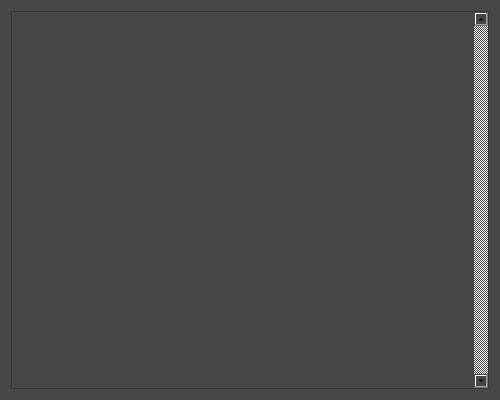
<?xml version="1.0" encoding="UTF-8"?>
<ui version="4.0">
 <class>Dialog</class>
 <widget class="QDialog" name="Dialog">
  <property name="geometry">
   <rect>
    <x>0</x>
    <y>0</y>
    <width>500</width>
    <height>400</height>
   </rect>
  </property>
  <property name="maximumSize">
   <size>
    <width>500</width>
    <height>400</height>
   </size>
  </property>
  <property name="windowTitle">
   <string>Dialog</string>
  </property>
  <property name="styleSheet">
   <string notr="true">background-color: rgb(70, 70, 70);
border-color: rgb(192, 192, 192);</string>
  </property>
  <layout class="QVBoxLayout" name="verticalLayout_2">
   <item>
    <widget class="QScrollArea" name="filenames">
     <property name="styleSheet">
      <string notr="true">border-color: rgb(255, 255, 255);</string>
     </property>
     <property name="verticalScrollBarPolicy">
      <enum>Qt::ScrollBarAlwaysOn</enum>
     </property>
     <property name="horizontalScrollBarPolicy">
      <enum>Qt::ScrollBarAlwaysOff</enum>
     </property>
     <property name="widgetResizable">
      <bool>true</bool>
     </property>
     <widget class="QWidget" name="scrollAreaWidgetContents">
      <property name="geometry">
       <rect>
        <x>0</x>
        <y>0</y>
        <width>458</width>
        <height>374</height>
       </rect>
      </property>
      <layout class="QVBoxLayout" name="verticalLayout_3">
       <item>
        <layout class="QVBoxLayout" name="file_layout">
         <property name="spacing">
          <number>0</number>
         </property>
         <property name="sizeConstraint">
          <enum>QLayout::SetMinimumSize</enum>
         </property>
         <item>
          <spacer name="verticalSpacer">
           <property name="orientation">
            <enum>Qt::Vertical</enum>
           </property>
           <property name="sizeHint" stdset="0">
            <size>
             <width>20</width>
             <height>40</height>
            </size>
           </property>
          </spacer>
         </item>
        </layout>
       </item>
      </layout>
     </widget>
    </widget>
   </item>
  </layout>
 </widget>
 <resources/>
 <connections/>
</ui>
